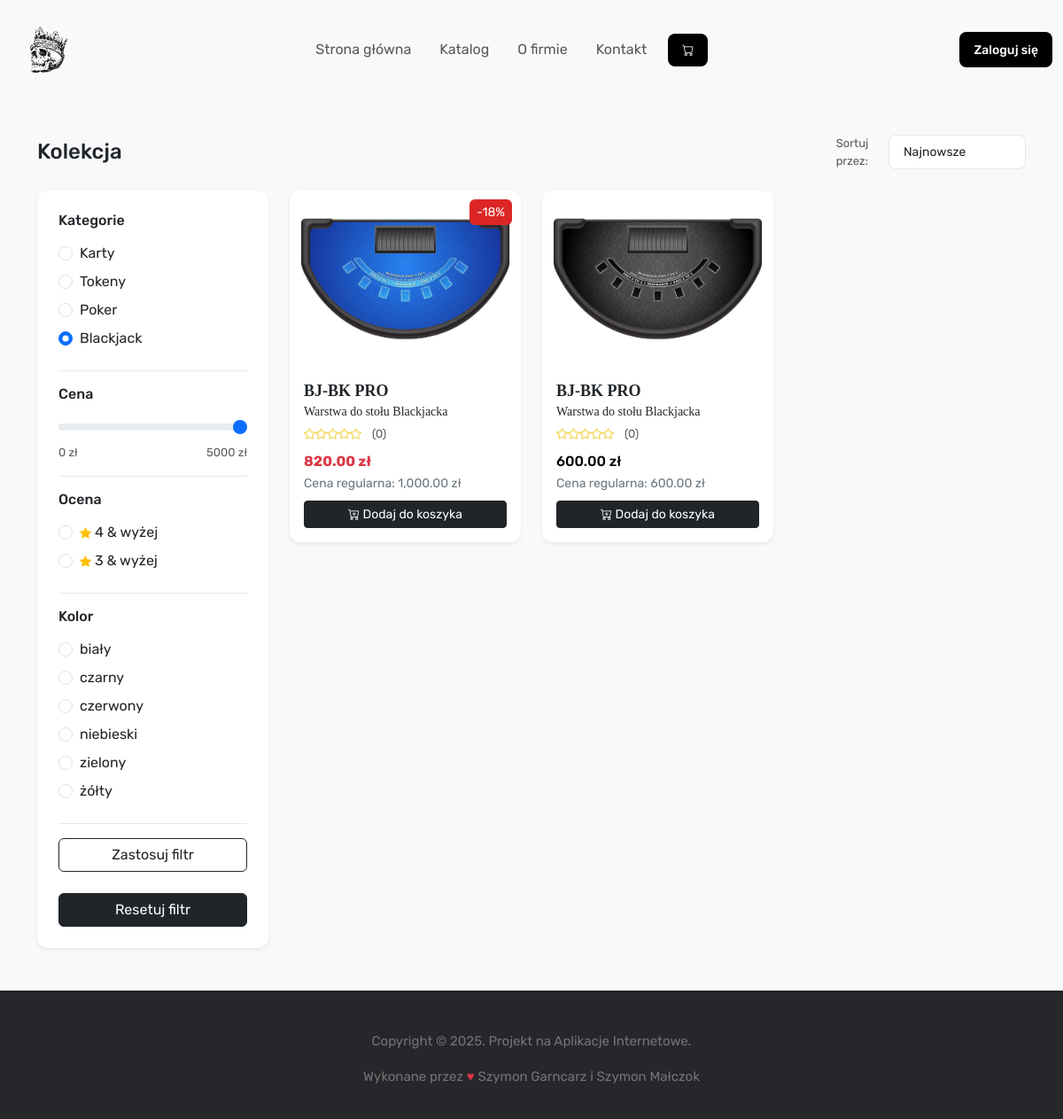
Screenshot of /catalog.php?category=5 with the database file from the repository.
### tables this page shows
CREATE TABLE `kategorie` (
  `id` int(11) NOT NULL,
  `kategoria` varchar(255) NOT NULL
);

CREATE TABLE `kolory` (
  `id` int(11) NOT NULL,
  `kolor` varchar(50) NOT NULL
);

CREATE TABLE `produkty` (
  `id` int(11) NOT NULL,
  `nazwa` varchar(50) NOT NULL,
  `opis` text NOT NULL,
  `kolor_id` int(11) DEFAULT NULL,
  `id_kategorii` int(11) NOT NULL,
  `ilosc` int(11) NOT NULL,
  `cena` float NOT NULL,
  `img_path` varchar(255) NOT NULL,
  `znizka` int(11) NOT NULL,
  `ocena` decimal(2,1) NOT NULL
);

### catalog.php (the view, shortened to what this page needs)
<!DOCTYPE html>
<html lang="pl">
<head>
    <?php include("structure/header.php"); ?>
    <link rel="stylesheet" href="css/catalog.css">
</head>
<body>
    <?= include("structure/nav.php"); ?>
    <body>
        <div class="container py-5">
            <div class="d-flex justify-content-between align-items-center mb-4">
                <h4 class="mb-0">Kolekcja</h4>
                <form method="get" class="d-flex gap-2 align-items-center">
                    <span class="text-muted">Sortuj przez:</span>
                    <select name="sort" class="sort-btn form-select form-select-sm" onchange="this.form.submit()">
                        <option value="newest" <?= (!isset($_GET['sort']) || $_GET['sort'] == 'newest') ? 'selected' : '' ?>>Najnowsze</option>
                    </select>
                </form>
            </div>
            <div class="row g-4">
                <div class="col-lg-3">
                    <form method="get" id="filtersForm">
                        <div class="filter-sidebar p-4 shadow-sm">
                            <div class="filter-group">
                                <h6 class="mb-3">Kategorie</h6>
                                <?php
                                require_once("misc/database.php");
                                $cat_result = mysqli_query($conn, "SELECT id, kategoria FROM kategorie");
                                while ($cat = mysqli_fetch_assoc($cat_result)) {
                                    $checked = (isset($_GET['category']) && $_GET['category'] == $cat['id']) ? 'checked' : '';
                                    echo '<div class="form-check mb-2">
                                            <input class="form-check-input" type="radio" name="category" value="' . $cat['id'] . '" id="cat' . $cat['id'] . '" ' . $checked . '>
                                            <label class="form-check-label" for="cat' . $cat['id'] . '">' . htmlspecialchars($cat['kategoria']) . '</label>
                                          </div>';
                                }
                                ?>
                            </div>
                            <div class="filter-group">
                                <h6 class="mb-3">Cena</h6>
                                <input type="range" class="form-range" min="0" max="5000"
                                    value="<?= isset($_GET['max_price']) ? intval($_GET['max_price']) : 5000 ?>"
                                    name="max_price" oninput="this.nextElementSibling.innerText=this.value+' zł'">
                                <div class="d-flex justify-content-between">
                                    <span class="text-muted">0 zł</span>
                                    <span class="text-muted"><?= isset($_GET['max_price']) ? intval($_GET['max_price']) : 5000 ?> zł</span>
                                </div>
                            </div>
                            <div class="filter-group">
                                <h6 class="mb-3">Ocena</h6>
                                <div class="form-check mb-2">
                                    <input class="form-check-input" type="radio" name="rating" value="4" id="rating4"
                                        <?= (isset($_GET['rating']) && $_GET['rating'] == '4') ? 'checked' : '' ?>>
                                    <label class="form-check-label" for="rating4">
                                        <i class="bi bi-star-fill text-warning"></i> 4 & wyżej
                                    </label>
                                </div>
                                <div class="form-check mb-2">
                                    <input class="form-check-input" type="radio" name="rating" value="3" id="rating3"
                                        <?= (isset($_GET['rating']) && $_GET['rating'] == '3') ? 'checked' : '' ?>>
                                    <label class="form-check-label" for="rating3">
                                        <i class="bi bi-star-fill text-warning"></i> 3 & wyżej
                                    </label>
                                </div>
                            </div>
                            <div class="filter-group">
                                <h6 class="mb-3">Kolor</h6>
                                <?php
                                $color_result = mysqli_query($conn, "SELECT id, kolor FROM kolory");
                                while ($color = mysqli_fetch_assoc($color_result)) {
                                    $val = htmlspecialchars($color['id']);
                                    $name = htmlspecialchars($color['kolor']);
                                    $checked = (isset($_GET['color']) && $_GET['color'] == $val) ? 'checked' : '';
                                    echo '<div class="form-check mb-2">
                                            <input class="form-check-input" type="radio" name="color" value="' . $val . '" id="color_' . $val . '" ' . $checked . '>
                                            <label class="form-check-label" for="color_' . $val . '">' . $name . '</label>
                                          </div>';
                                }
                                ?>
                            </div>
                            <button class="btn btn-outline-dark w-100" type="submit">Zastosuj filtr</button><br><br>
                            <a href="catalog.php" class="btn btn-dark w-100">Resetuj filtr</a>
                        </div>
                    </form>
                </div>
                <div class="col-lg-9">
                    <div class="row g-4">
                        <?php
                        $where = [];
                        if (isset($_GET['category']) && is_numeric($_GET['category'])) {
                            $where[] = "id_kategorii = " . intval($_GET['category']);
                        }
                        $where_sql = $where ? "WHERE " . implode(" AND ", $where) : "";
                        $order = "ORDER BY id DESC";
                        $sql = "SELECT * FROM produkty $where_sql $order";
                        $result = mysqli_query($conn, $sql);
                        while ($row = mysqli_fetch_assoc($result)) {
                            $discount = (int) $row['znizka'];
                            $price = number_format($row['cena'], 2);
                            $final_price = $discount > 0 ? number_format($row['cena'] * (1 - $discount / 100), 2) : $price;
                            ?>
                            <div class="col-md-4">
                                <div class="product-card shadow-sm">
                                    <a href="product_card.php?id=<?= $row['id'] ?>"
                                        style="text-decoration:none;color:inherit;">
                                        <div class="position-relative">
                                            <img src="zdjecia/produkty/<?= htmlspecialchars($row['img_path']) ?>"
                                                class="product-image w-100" alt="Product">
                                            <?php if ($discount > 0): ?>
                                                <span class="discount-badge">-<?= $discount ?>%</span>
                                            <?php endif; ?>
                                        </div>
                                    </a>
                                    <div class="p-3">
                                        <h5 class="mb-1 header"><?= htmlspecialchars($row['nazwa']) ?></h5>
                                        <h6 class="mb-1 header-child"><?= htmlspecialchars($row['opis']) ?></h6>
                                        <div class="rating-stars mb-2">
                                            <?php
                                            $rating = (float) $row['ocena'];
                                            for ($i = 1; $i <= 5; $i++) {
                                                if ($rating >= $i) {
                                                    echo '<i class="bi bi-star-fill"></i>';
                                                } elseif ($rating >= $i - 0.5) {
                                                    echo '<i class="bi bi-star-half"></i>';
                                                } else {
                                                    echo '<i class="bi bi-star"></i>';
                                                }
                                            }
                                            ?>
                                            <span class="text-muted ms-2">(<?= $rating ?>)</span>
                                        </div>
                                        <div class="d-flex justify-content-between align-items-center">
                                            <span class="price<?= $discount > 0 ? ' text-danger fw-bold' : '' ?>">
                                                <?= $final_price ?> zł
                                            </span>
                                        </div>
                                        <small class="text-secondary">Cena regularna: <?= $price ?> zł</small>
                                        <form method="post" action="shopping_cart/add_to_cart.php" class="mt-2">
                                            <button type="submit" class="btn btn-dark btn-sm w-100">
                                                <i class="bi bi-cart-plus"></i> Dodaj do koszyka
                                            </button>
                                        </form>
                                    </div>
                                </div>
                            </div>
                        <?php } ?>
                    </div>
                </div>
            </div>
        </div>
        <?php include("structure/footer.php"); ?>
    </body>
</html>

### css/style.css (style rules this page uses)
* { font-family: "Rubik", sans-serif; }
::placeholder { font-size: 16px; }

### css/catalog.css (style rules this page uses)
body { background-color: #f8f9fa; padding-top: 180px; }
.filter-sidebar { background: white; border-radius: 12px; position: sticky; top: 20px; height: fit-content; }
.product-card { background: white; border-radius: 12px; transition: all 0.3s ease; height: 100%; }
.product-image { height: 200px; object-fit: cover; border-radius: 12px 12px 0 0; }
.price { color: #000000; font-weight: 500; font-family: 'Rubik', sans-serif; }
.header { font-size: 18px; font-family: Bitter; font-weight: 600; }
.header-child { font-family: Bitter; font-size: 14px; font-weight: 500; }
.discount-badge { position: absolute; top: 10px; right: 10px; background: #dc2626; color: white; padding: 4px 8px; border-radius: 6px; font-size: 0.875rem; }
.rating-stars { color: #efc91c; }
.bi { font-size: 13px; }
.text-muted { font-size: 13px; }
.filter-group { border-bottom: 1px solid #e5e7eb; padding-bottom: 1rem; margin-bottom: 1rem; }
.sort-btn { background: white; border: 1px solid #e5e7eb; padding: 8px 16px; border-radius: 8px; transition: all 0.2s; }

### catalog.php (style rules this page uses)
body { padding-top: 80px !important; }

### rows the page displays
kategorie: kategoria "Karty"
kategorie: kategoria "Tokeny"
kategorie: kategoria "Poker"
kategorie: kategoria "Blackjack"
kolory: kolor "biały"
kolory: kolor "czarny"
kolory: kolor "czerwony"
kolory: kolor "niebieski"
kolory: kolor "zielony"
kolory: kolor "żółty"
produkty: img_path (picture), znizka "18", nazwa "BJ-BK PRO", opis "Warstwa do stołu Blackjacka", ocena "0", final_price "820.00", cena "1,000.00"
produkty: img_path (picture), nazwa "BJ-BK PRO", opis "Warstwa do stołu Blackjacka", ocena "0", final_price "600.00", cena "600.00"
